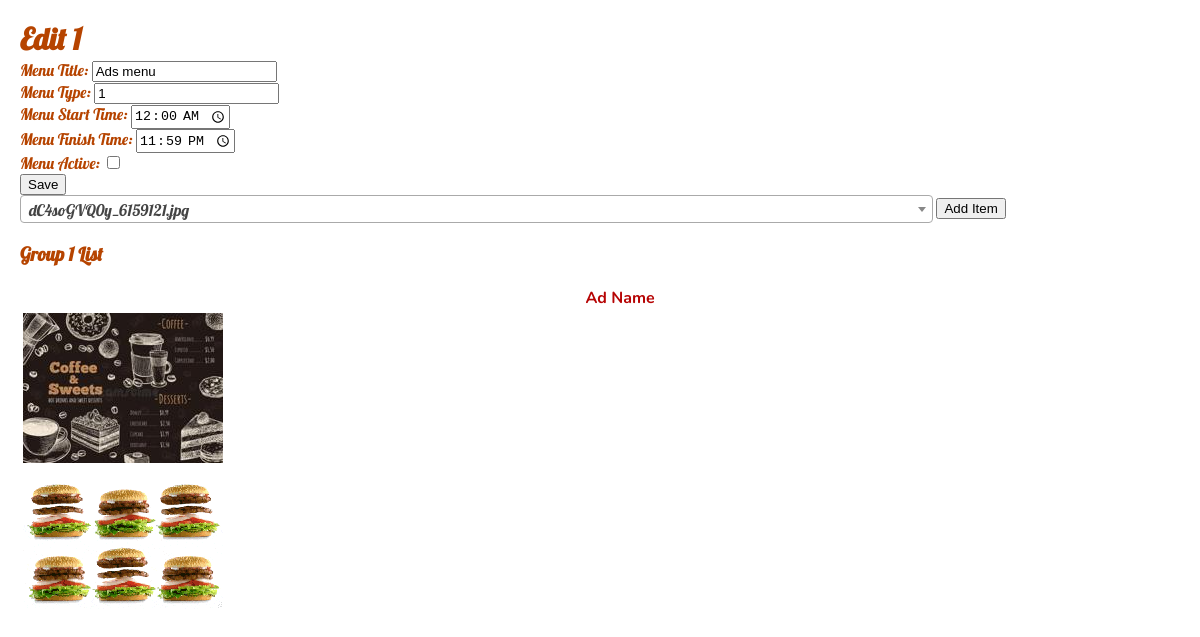
/menuSetupEdit/5 (signed in), run on an earlier commit of the app's database.
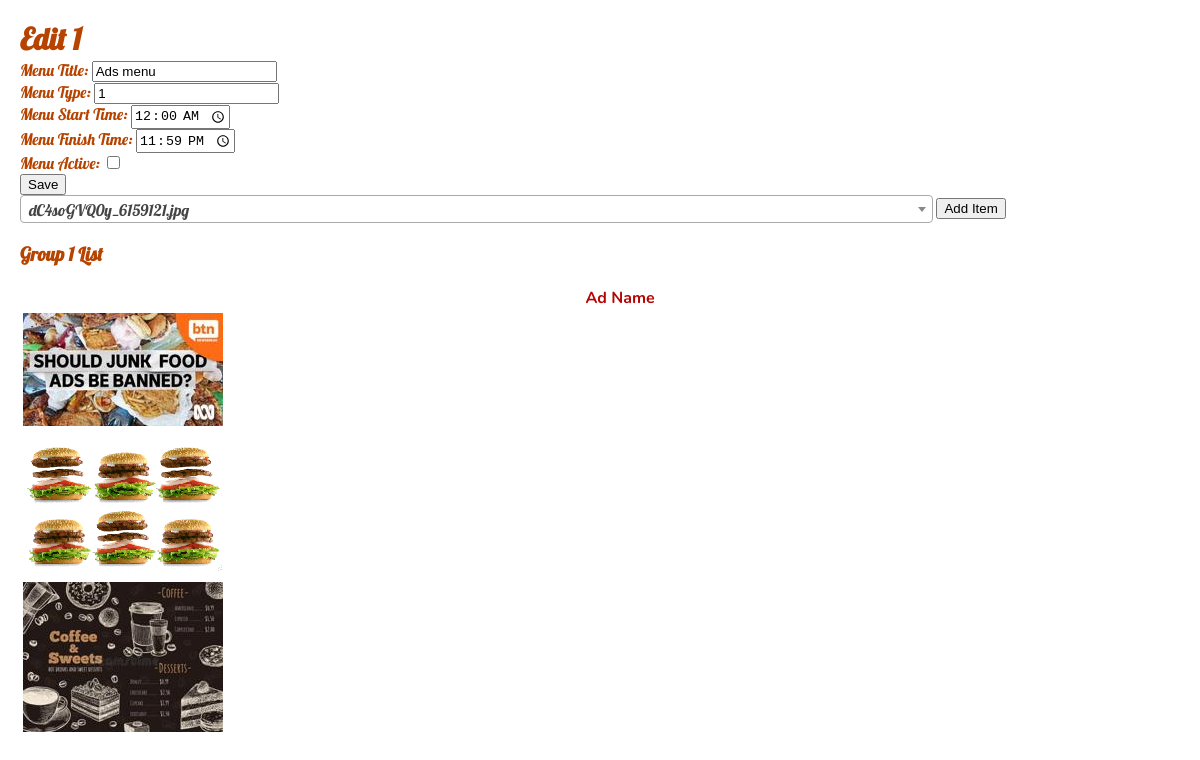
And on a later commit of the database.
### website/models.py (models this page shows)
class ShopMenus(db.Model):
    shopMenuID = db.Column(db.Integer, primary_key=True)
    displayID = db.Column(db.Integer, db.ForeignKey('displays.displayID', name='fk_shop_menus_display_id'))
    menuTypeID = db.Column(db.Integer, db.ForeignKey('menus.menuID', name='fk_shops_menus_menu_type_id'))
    menuTitle = db.Column(db.String(50), nullable=False)
    menuStartTime = db.Column(db.Time, nullable=False)
    menuFinishTime = db.Column(db.Time, nullable=False)
    menuActive = db.Column(db.Boolean, nullable=False)

class ShopAds(db.Model):
    menuAdID = db.Column(db.Integer, primary_key=True)
    adID = db.Column(db.Integer, db.ForeignKey('advertisements.adID', name='shop_ads_ad_id_fkey'))
    menuID = db.Column(db.Integer, db.ForeignKey('shop_menus.shopMenuID', name='shop_ads_shop_menu_id_fkey'))
    adOrder = db.Column(db.Integer, nullable=False)
    advertisement = db.relationship('Advertisements', back_populates='shopAd', viewonly=True)

class Advertisements(db.Model):
    adID = db.Column(db.Integer, primary_key=True)
    adName = db.Column(db.String(50))
    file_path = db.Column(db.String(200), nullable=False)
    thumbnail_path = db.Column(db.String(150), nullable=False)
    primaryUserID = db.Column(db.Integer, db.ForeignKey('users.id', name='fk_advertisements_users'))
    shopAd = db.relationship('ShopAds', backref='Advertisement')

### website/displays.py (the view)
@displays.route('/menuSetupEdit/<int:shopMenu_id>', methods=['GET', 'POST'])
@login_required
def menuSetupEdit(shopMenu_id):
    shopMenuID = shopMenu_id
    user = current_user
    items = Items.query.filter_by(primaryUserID=user.id).all()
    menuItems = MenuItems.query.filter_by(menuID=shopMenuID).order_by(asc(MenuItems.itemOrder)).all()
    ads = Advertisements.query.filter_by(primaryUserID=user.id).all()
    menuAds = ShopAds.query.filter_by(menuID=shopMenuID).order_by(asc(ShopAds.adOrder)).all()
    shopMenus = ShopMenus.query.all()
    shopMenu = ShopMenus.query.get(shopMenuID)
    newMenuActive_alt = 'on' if shopMenu.menuActive else 'off'
    match shopMenu.menuTypeID:
        case 1:
            if request.method == 'POST':
                form_type = request.form.get('form_type')
                if form_type == 'menu_setup_edit':
                    shopMenu.menuTitle = request.form.get('newMenuTitle')
                    shopMenu.menuType = request.form.get('newMenuType')
                    newMenuStartTime_alt = request.form.get('newMenuStartTime')
                    if len(newMenuStartTime_alt) > 5:
                        shopMenu.menuStartTime = datetime.strptime(newMenuStartTime_alt, '%H:%M:%S').time()
                    else:
                        shopMenu.menuStartTime = datetime.strptime(newMenuStartTime_alt, '%H:%M').time()
                    newMenuFinishTime_alt = request.form.get('newMenuFinishTime')
                    if len(newMenuFinishTime_alt) > 5:
                        shopMenu.menuFinishTime = datetime.strptime(newMenuFinishTime_alt, '%H:%M:%S').time()
                    else:
                        shopMenu.menuFinishTime = datetime.strptime(newMenuFinishTime_alt, '%H:%M').time()
                    newMenuActive_alt = request.form.get('newMenuActive_alt')
                    shopMenu.menuActive = True if newMenuActive_alt == 'on' else False
                    db.session.commit()
                    return redirect(url_for('displays.menuSetup',
                                            display_id=shopMenu.displayID))
                elif form_type == 'add_menu_ads':
                    adIDs = request.form.getlist('ad')
                    for i, adID in enumerate(adIDs, 1):
                        print(i)
                        ad = ShopAds(menuID=shopMenuID,
                                    adID=adID,
                                    adOrder=i)
                        db.session.add(ad)
                    db.session.commit()
                    return redirect(url_for('displays.menuSetupEdit',
                                            shopMenu_id=shopMenuID))
            return render_template("menuSetupEdit1.html",
                                   user=user,
                                   shopMenus=shopMenus,
                                   shopMenu=shopMenu,
                                   newMenuActive_alt=newMenuActive_alt,
                                   menuItems=menuItems,
                                   menuAds=menuAds,
                                   items=items,
                                   ads=ads)
        case 2:
            pass
        case 3:
            if request.method == 'POST':
                form_type = request.form.get('form_type')
                if form_type == 'menu_setup_edit':
                    shopMenu.menuTitle = request.form.get('newMenuTitle')
                    shopMenu.menuType = request.form.get('newMenuType')
                    newMenuStartTime_alt = request.form.get('newMenuStartTime')
                    if len(newMenuStartTime_alt) > 5:
                        shopMenu.menuStartTime = datetime.strptime(newMenuStartTime_alt, '%H:%M:%S').time()
                    else:
                        shopMenu.menuStartTime = datetime.strptime(newMenuStartTime_alt, '%H:%M').time()
                    newMenuFinishTime_alt = request.form.get('newMenuFinishTime')
                    if len(newMenuFinishTime_alt) > 5:
                        shopMenu.menuFinishTime = datetime.strptime(newMenuFinishTime_alt, '%H:%M:%S').time()
                    else:
                        shopMenu.menuFinishTime = datetime.strptime(newMenuFinishTime_alt, '%H:%M').time()
                    newMenuActive_alt = request.form.get('newMenuActive_alt')
                    shopMenu.menuActive = True if newMenuActive_alt == 'on' else False
                    db.session.commit()
                    return redirect(url_for('displays.menuSetup',
                                            display_id=shopMenu.displayID))
                elif form_type == 'add_menu_item':
                    itemIDs = request.form.getlist('item')
                    groupID = 1
                    for i, itemID in enumerate(itemIDs, 1):
                        menuItem = MenuItems(menuID=shopMenuID,
                                             itemID=itemID,
                                             groupID=groupID,
                                             itemOrder=i)
                        db.session.add(menuItem)
                    db.session.commit()
                    return redirect(url_for('displays.menuSetupEdit',
                                            shopMenu_id=shopMenuID))
            return render_template("menuSetupEdit3.html",
                                   user=user,
                                   shopMenus=shopMenus,
                                   shopMenu=shopMenu,
                                   newMenuActive_alt=newMenuActive_alt,
                                   menuItems=menuItems,
                                   menuAds=menuAds,
                                   items=items)
        case _:
            pass

### website/__init__.py (called while the page is built)
def create_app():
    app = Flask(__name__)
    app.config['SECRET_KEY'] = 'itAlwaysWorksInTheEnd'
    app.config['SQLALCHEMY_DATABASE_URI'] = f'sqlite:///{DB_NAME}'
    db.init_app(app)
    migrate.init_app(app, db)
    app.config['UPLOAD_FOLDER'] = UPLOAD_FOLDER
    from .views import views
    from .displays import displays
    from .auth import auth
    from .adsControl import adsControl
    app.register_blueprint(views, url_prefix='/')
    app.register_blueprint(displays, url_prefix='/')
    app.register_blueprint(auth, url_prefix='/')
    app.register_blueprint(adsControl, url_prefix='/')
    login_manager = LoginManager()
    login_manager.login_view = 'auth.login'
    login_manager.init_app(app)
    @login_manager.user_loader
    def load_user(id):
        from .models import Users
        return Users.query.get(int(id))
    return app

### website/templates/menuSetupEdit1.html (shortened to what this page needs)
{% extends "base.html" %} {% block title %}Menu Setup{% endblock %}
{% block content %}
    <h2>Edit 1</h2>
    <form method="POST" action="{{ url_for('displays.menuSetupEdit', shopMenu_id=shopMenu.shopMenuID) }}">
        <div class="form-group">
            <label for="newMenuTitle">Menu Title:</label>
            <input type="text" class="form-control" id="newMenuTitle" name="newMenuTitle" value="{{ shopMenu.menuTitle }}">
        </div>
        <div class="form-group">
            <label for="newMenuTypeID">Menu Type:</label>
            <input type="text" class="form-control" id="newMenuTypeID" name="newMenuTypeID" value="{{ shopMenu.menuTypeID }}">
        </div>
        <div class="form-group">
            <label for="newMenuStartTime">Menu Start Time:</label>
            <input type="time" class="form-control" id="newMenuStartTime" name="newMenuStartTime" value="{{ shopMenu.menuStartTime }}">
        </div>
        <div class="form-group">
            <label for="newMenuFinishTime">Menu Finish Time:</label>
            <input type="time" class="form-control" id="newMenuFinishTime" name="newMenuFinishTime" value="{{ shopMenu.menuFinishTime }}">
        </div>
        <div class="form-group">
            <label for="newMenuActive_alt">Menu Active:</label>
            <input type="checkbox" class="form-control" id="newMenuActive_alt" name="newMenuActive_alt" {% if shopMenu.menuActive %}checked{% endif %}>
        </div>
        <button type="submit" class="btn btn-primary">Save</button>
    </form>
    {% if shopMenu.menuTypeID == 1 %}
        <form method="POST" action="{{ url_for('displays.menuSetupEdit', shopMenu_id=shopMenu.shopMenuID) }}">
            <input type="submit" value="Add Item">
        </form>
        <div id="sortable-ad">
            <h3>Group 1 List</h3>
            <table>
                <thead>
                    <tr>
                        <th>Ad Name</th>
                    </tr>
                </thead>
                <tbody>
                {% for menuAd in menuAds %}
                    <tr  class="menu-ad-row" data-menuadid="{{ menuAd.menuAdID }}">
                        <td><img src="{{ url_for('static', filename= 'adverts/thumbnails/' + menuAd.advertisement.thumbnail_path.split('/')[-1]) }}" alt="{{ menuAd.advertisement.adName }}"></td>
                    </tr>
                {% endfor %}
                </tbody>
            </table>
        </div>
    {% endif %}
{% endblock %}

### website/templates/base.html (shortened to what this page needs)
<!DOCTYPE html>
<html lang="en">
<head>
    <link rel="stylesheet" href="{{ url_for('static', filename='style.css') }}">
    <link href="https://cdnjs.cloudflare.com/ajax/libs/select2/4.0.13/css/select2.min.css" rel="stylesheet" />
</head>
<body>
    {% block content %}
    {% endblock %}
</body>
</html>

### website/static/style.css (style rules this page uses)
body { background: #ffffff; width: 1200px; height: 680px; font-family: 'Lobster', sans-serif; font-size: 1rem; color: #b64400; margin: 20px; }
p, table { font-family: 'Nunito', sans-serif; color: #b60404; font-size: 16px; margin-top: 5px; margin-bottom: 5px; padding-top: 0; }
table { width: 100%; }
h2 { font-size: 30px; margin-top: 2px; margin-bottom: 2px; }

What changed in the data, as far as the page shows it:
added ShopAds: adName (placeholder picture)
shown differently, row unchanged: ShopAds (number 2 of 3 on the later page): moves up the list
